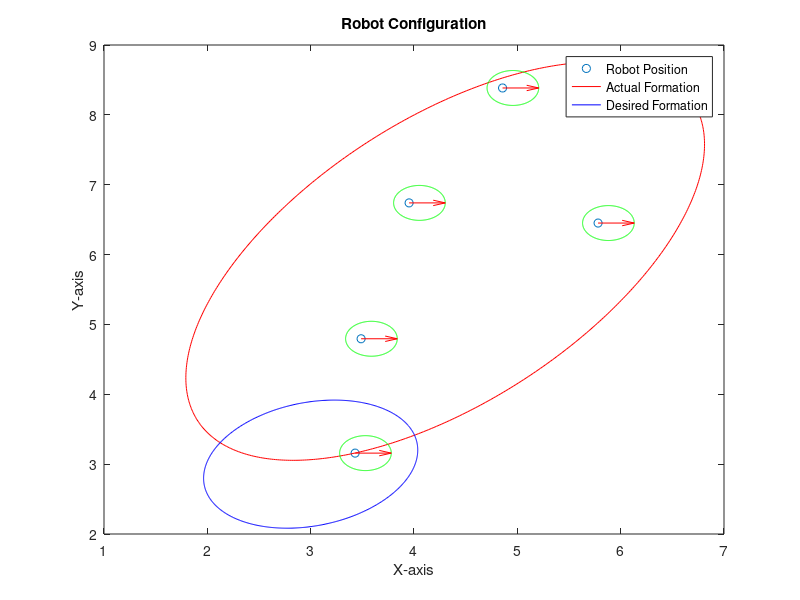
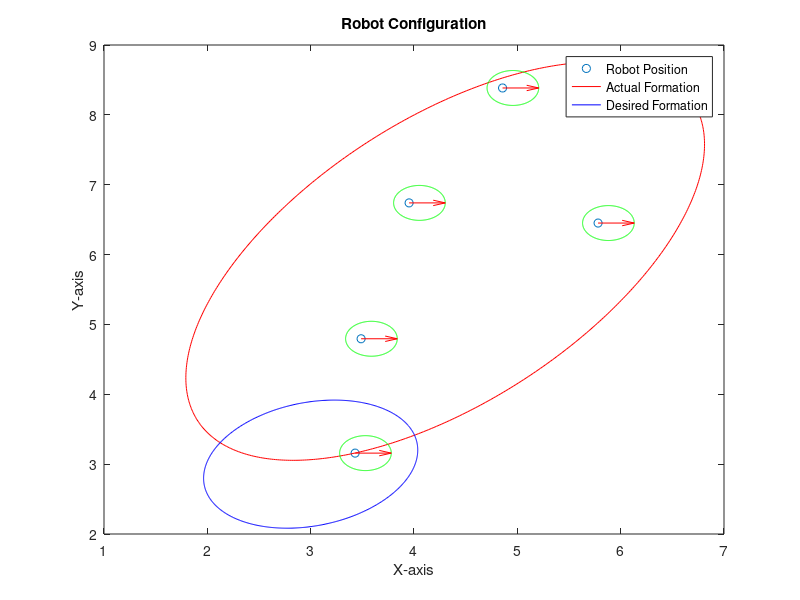

Write MATLAB code to recreate these figures, in order. (Note: this script raises an error after producing the figures.)
function robotSwarmFormation()
% Constants 
global N dT  KU_COEFF KS1_COEFF KS2_COEFF KT_COEFF

N = 5;         % number of bots
dT = .01;     % timestep length (position is updated each step)

% Control gains - This is taken from the 2004 paper. These are the gains
% for the individual abstract state variable used in the simulation of the
% paper
KU_COEFF = [2 0; 0 2];
KS2_COEFF = 2;
KT_COEFF = 2;

% Counter to accumulate the values of the data after each time interval
PLOT_COUNTER = 1;


%%%%%%%%%%%%%
% Main loop %
%%%%%%%%%%%%%
outpath = pwd;
% outputVideo = VideoWriter(fullfile(outpath,'SimulationVideo.mp4'),'MPEG-4');
% open(outputVideo);

% Place the robot swarm in the space 
bots = distributeBots(N);

% Time and posPlot to accumulate values
Time(1) = 0;
KS1_COEFF = 2; 
posPlot(N,1) = struct;

for i=1:N
    posPlot(i).qx(1) = bots(i).q(1) ;
    posPlot(i).qy(1) = bots(i).q(2) ;
    posPlot(i).uStarX(1) = 0 ;
    posPlot(i).uStarY(1) = 0 ;
    posPlot(i).uCapX(1) = bots(i).u(1) ;
    posPlot(i).uCapY(1) = bots(i).u(2) ;
end

PLOT_COUNTER = PLOT_COUNTER + 1;

%Initialize the abstract space 
uCentroid = [0 0].';
theta = 0;
s1 = 0;
s2 = 0;

%Initialize the matrices to calculate shape variables
E1 = [0 1; 1 0];
E2 = [1 0; 0 -1];
E3 = [0 -1; 1 0];


%Initializing the desired position variables 
uCentroidD = [3 ; 3];
s1D = 0.25;
s2D = 0.15;
thetaD = 0.9 ;

%Distance between bots - Taken from simulation of the current research
%paper
botRadius = 0.15;
botAxleLength = 0.1;
safeDist = 0.1 ;
sepDist = 2*(botRadius + botAxleLength) + safeDist;

%Initialize the configuration
[uCentroid,theta,s1,s2] = abstractSpace(bots);

figure;
drawElipseBoundary(bots,uCentroid,theta,s1,s2,uCentroidD,thetaD,s1D,s2D,botRadius, botAxleLength);
%Create a figure handle which we like to capture as a movie 
figure;
% F = getframe(gcf);

%Initial position of the robots with the elipse
drawElipseBoundary(bots,uCentroid,theta,s1,s2,uCentroidD,thetaD,s1D,s2D,botRadius, botAxleLength);
% writeVideo(outputVideo,getframe(gcf));

%Initialize plot variables
uPlotx(1) = uCentroidD(1) - uCentroid(1) ;
uPloty(1) = uCentroidD(1) - uCentroid(2) ;
thetaPlot(1) = thetaD - theta ;
s1Plot(1) = s1D - s1;
s2Plot(1) = s2D - s2;

% This variable represents the complete state of the system
xPlot(1) = norm([uPlotx(1) ; uPloty(1) ; thetaPlot(1) ; s1Plot(1) ; s2Plot(1)],2);

% step counter for every intervals of time
stepCounter = 0;
keepLooping = true;

%Values to contain the final velocity calculated from the convex
%optimization problem
uxMax = [0.1 ; 0.1];
kVel = [0 ; 0];
nVel = 0;

%Values to contain the min energy control law velocity. This is in
%accordance with the paper where the min energy control law velocity is
%having magnitude maximum of 0.05.
uxMaxCtrlLaw = 0.05;

conditionFailure = 0 ;

while (true == keepLooping && (350*1/dT >= stepCounter))
    
    % Calculating the abstract state variables
    [uCentroid,theta,s1,s2] = abstractSpace(bots);
    
    R = [cos(theta) -sin(theta); sin(theta) cos(theta)];
    H1 = eye(2) + R^2*E2;
    H2 = eye(2) - R^2*E2;
    H3 = R^2*E1 ;
    g = [[R uCentroid];0 0 1];
    
    %Check if the desired formation has been reached
    if(isequal(round((uCentroidD(1) - uCentroid(1)),3),0) && isequal(round((uCentroidD(2) - uCentroid(2)),3),0) && isequal(round((s1D-s1),3),0) && isequal(round((s2D-s2),3),0) && isequal(round((thetaD-theta),4),0))
        break;
    end
    
    %Calculate the error gains for each of the output
    dCentroid = KU_COEFF*(uCentroidD - uCentroid);
    dTheta = KT_COEFF*(thetaD - theta);
    dS1 = KS1_COEFF*(s1D - s1);
    dS2 = KS2_COEFF*(s2D - s2);
    
    for robotInd1=1:N
        position = bots(robotInd1).q.'; % Current position of the robot
        %Calculation of velocity using min energy control law
        velocity = dCentroid + ((s1-s2)*H3*(position - uCentroid)*dTheta / (s1+s2))....
            + (H1*(position - uCentroid)*dS1 / 4*s1) + (H2*(position - uCentroid)*dS2/4*s2);
        % ui*
        
        %Scaling the values of the min energy ctrl velocity to 0.05ms-1
        nVelCtrlLaw = max(1,norm(velocity,2)/uxMaxCtrlLaw);
        
        velocity = velocity / nVelCtrlLaw ;
        
        % Converting u to v using R and also position w.r.t moving frame
        movPosition = R.'*(position - uCentroid); %pi
        movVelocity = R.'*velocity; %vi*
        
        %Inequality constraint for asymptotic convergence
        % stateTilde is the error of the state
        stateTilde = [uCentroidD - uCentroid;thetaD-theta;s1D-s1;s2D-s2];
        
        % Gamma is the transformation matrix from moving frame to abstract
        % space
        Gamma = [g zeros(3,2);zeros(2,3) eye(2)];
        
        % 5 by 1 matrix used in the monotonic convergence criterian
        val = [eye(2);(1/s1-s2)*movPosition.'*E1;movPosition.'*(eye(2)+E2);movPosition.'*(eye(2)-E2)];
        
        %Gain Matrix - 5*5 matrix
        GainMat = [KU_COEFF(1,:) 0 0 0; KU_COEFF(2,:) 0 0 0; 0 0 KT_COEFF 0 0; 0 0 0 KS1_COEFF 0; 0 0 0 0 KS2_COEFF];
        
        Acondition1 = stateTilde.'*GainMat*Gamma*val;
        
        %Inequality constraint to saturate the maximum velocity of the robot
        % calculated using convex optimization to max of 0.1ms-1
        % u = Rv
        Acondition2 = [1 0] * R ;
        Acondition3 = [0 1] * R;
        
        AMatCondition =[-Acondition1 ; Acondition2 ; Acondition3];
        BMatCondition = [0; 0.1; 0.1];
        
        %Check for conditions when the robots are within collision distance.
        %This is when the ccollision avoidance constrained is applied for the
        %robots
        for robotInd2=1:N
            % calculate the position of each robot and compare against
            % current
            if(robotInd2 ~= robotInd1)
                bot1Position = R.'*(bots(robotInd1).qN.' - uCentroid); %p1
                bot2Position = R.'*(bots(robotInd2).qN.' - uCentroid); %p2 - Old
                                
                bot2Velocity = R.'*(bots(robotInd2).uN.');%v2 - New
                %the calculated delta value
                delta = norm(bot2Position - bot1Position, 2);
                
                if(delta <= sepDist)
                    % Condition for the collision avoidance
                    Acondition4 = (bot1Position - bot2Position).';
                    Bcondition4 = ((bot1Position - bot2Position).'*bot2Velocity);
                    AMatCondition = [AMatCondition ; -Acondition4];
                    BMatCondition =  [BMatCondition ; -Bcondition4];
                end
            end
        end
        
        % Solving for optimal velocity based on previous condition
        opts1 = optimset('display','off');
        velocityCap = lsqlin(sqrt(2)*eye(2),sqrt(2)*movVelocity,AMatCondition,BMatCondition,[],[],[],[],[],opts1); %vicap
        
        % There are instances in which the lsqlin function fails. This is a
        % check for the failure to debug the system
        if(round(AMatCondition*velocityCap,3) > round(BMatCondition,3))
            AMatCondition*velocityCap - BMatCondition
            conditionFailure = conditionFailure + 1;
        end
        
        % velocity with respect to the world frame
        velWorldFrame = R*velocityCap ; %uicap
        
        %As per the paper we will contain the velocity at max cap velocity
        %for the robot
        kVel(1) = max(1, abs(velWorldFrame(1))/uxMax(1));
        kVel(2) = max(1, abs(velWorldFrame(2))/uxMax(2));
        
        nVel = max(kVel(1),kVel(2));
        
        velWorldFrame = velWorldFrame / nVel ;
        
        % Update the position of the robot based on Euler method for simulation
        % Modelling the position based on the differential drive robot
        % model
        updateDifferentialDrivePos(velWorldFrame, botAxleLength, robotInd1);
        
        bots(robotInd1).uStar = velocity.' ; %ui*
    end
    
    %Update each of the robot position
    for robotInd1=1:N
        
        %Update the position and velocity variables of the robots
        bots(robotInd1).q = bots(robotInd1).qN ;
        bots(robotInd1).u = bots(robotInd1).uN;
        bots(robotInd1).tr = bots(robotInd1).trN ;
        
        % Accumulate the plot variables
        % Position of robots
        posPlot(robotInd1).qx(PLOT_COUNTER) = bots(robotInd1).q(1);
        posPlot(robotInd1).qy(PLOT_COUNTER) = bots(robotInd1).q(2);
        % Minimum energy control velocity
        posPlot(robotInd1).uStarX(PLOT_COUNTER) = bots(robotInd1).uStar(1);
        posPlot(robotInd1).uStarY(PLOT_COUNTER) = bots(robotInd1).uStar(2);
        % Control velocity input based on convex optimization
        posPlot(robotInd1).uCapX(PLOT_COUNTER) = bots(robotInd1).u(1);
        posPlot(robotInd1).uCapY(PLOT_COUNTER) = bots(robotInd1).u(2);
        
    end
    
    stepCounter = stepCounter+1;
    
    %Accumulate the data values for the plot
    Time(PLOT_COUNTER) = (Time(1) + dT*stepCounter);
    uPlotx(PLOT_COUNTER) = (uCentroidD(1) - uCentroid(1)) ;
    uPloty(PLOT_COUNTER) = (uCentroidD(2) - uCentroid(2)) ;
    thetaPlot(PLOT_COUNTER) = (thetaD - theta) ;
    s1Plot(PLOT_COUNTER) = (s1D-s1);
    s2Plot(PLOT_COUNTER) = (s2D - s2);
    xPlot(PLOT_COUNTER) = norm([uPlotx(PLOT_COUNTER) ; uPloty(PLOT_COUNTER) ; thetaPlot(PLOT_COUNTER) ; s1Plot(PLOT_COUNTER) ; s2Plot(PLOT_COUNTER)],2);
    
    PLOT_COUNTER = PLOT_COUNTER+1;
    
    if(0 == isnan(s1) && 0 == isnan(s2) )
        s1 , s2, uCentroid, theta
    end
    
    if(mod(stepCounter,20) == 0)
        drawElipseBoundary(bots,uCentroid,theta,s1,s2,uCentroidD,thetaD,s1D,s2D,botRadius, botAxleLength); 
%         writeVideo(outputVideo,getframe(gcf));
    end

end

%Generate the data for difference in bot position
l=1;
for j=1:N
    for k=(j+1):N
        for plotCount=1:PLOT_COUNTER-1
            tempMatVal = [posPlot(j).qx(plotCount) - posPlot(k).qx(plotCount) ; posPlot(j).qy(plotCount) - posPlot(k).qy(plotCount)];
            posDiffPlot(l).q(plotCount) = norm(tempMatVal,2);
            
        end
        l = l+1;
    end
end

%Generate the data for the velocity plot
for j=1:N
    for plotCount=1:PLOT_COUNTER-1
    velStarPlot(j).u(plotCount) = norm([posPlot(j).uStarX(plotCount) posPlot(j).uStarY(plotCount)],2);
    velCapPlot(j).u(plotCount) = norm([posPlot(j).uCapX(plotCount) posPlot(j).uCapY(plotCount)],2);
    end
end

% Draw the final elipse position
drawElipseBoundary(bots,uCentroid,theta,s1,s2,uCentroidD,thetaD,s1D,s2D,botRadius, botAxleLength);
% writeVideo(outputVideo,getframe(gcf));

% close(ouVtputVideo);

%We start Plotting our parameters here
% Plot of the error in the state variables
figure ;

plot1 = plot(Time,xPlot,Time, abs(uPlotx),'--',Time, abs(uPloty),'--',Time, abs(thetaPlot),'--', Time, abs(s1Plot), '--',Time, abs(s2Plot), '--','linewidth', 0.7);
plot1(1).LineWidth = 1;
plot1(1).Color = 'black';
xlabel('Time(s)');
ylabel('Magnitude');
legend('||x||','||x_1||','||x_2||','||x_3||','||x_4||','||x_5||');
title('convergencePlot');
hold on;


figure ;
plot(Time,2*(botRadius + botAxleLength)*ones(size(Time)),'--','Color','black');
hold on;
for i=1:l-1
    plot(Time,posDiffPlot(i).q);
    hold on;
end
xlabel('Time(s)');
ylabel('||q_i-q_j||(m)');
title('RobotPositionComparison');

hold on;

figure ;
plot(Time, velStarPlot(1).u,'--', Time, velCapPlot(1).u,'linewidth',1);
xlabel('Time(s)');
ylabel('Magnitude(m/s)');
title('VelocityPlot');
legend('||u_i^{*}||','||u_i^{\^}||');
hold on;

figure;
drawElipseBoundary(bots,uCentroid,theta,s1,s2,uCentroidD,thetaD,s1D,s2D,botRadius,botAxleLength);

%%%%%%%%%%%%%%%%%%%%%%%%%%%%%%%%%%%%%%%%%%%%%%%%%%%%%%%%%%%%%%%%%%%%%%%%%%%
% Bot initialization                                                      % 
% Description - This function distributes the robots in Euclidean space as%
% a normal distribution. The separation between each robot should be      %
% greater than the initial configuration                                  %
%%%%%%%%%%%%%%%%%%%%%%%%%%%%%%%%%%%%%%%%%%%%%%%%%%%%%%%%%%%%%%%%%%%%%%%%%%%
    function bots = distributeBots(N)
        
        %Structure variables: 
        %q - holds the position w.r.t the world frame
        %u - Velocity w.r.t the world frame
        %qN - Holds the new position of the robots that has to be updated
        bots(N,1) = struct('q',[0; 0],'u',[0; 0].','qN',[0 ; 0],'uN',[0 ; 0],'uStar',[0 ; 0],'tr',0,'trN',0);
        
        
        % Choosing Random distribution of the robots where the robots are
        % separated at a distance greater thatn the safe separation distance
        % between each of them. We choose
        % an arbitrary value of the mean and the standard deviation
        
        randLoop = true;
        while(randLoop)
            counter = 0;
            % Standard deviation is equal to robot count / 4
            A = normrnd(5,max(1,N/4),[2,N]);
            
            for robotInd1=1:N
                for robotInd2=1:N
                    if(robotInd1 ~= robotInd2)
                        if(norm((A(:,robotInd1) - A(:,robotInd2)),2) < 0.6)
                            counter = counter+1;
                        end
                    end
                end
            end
            
            if(counter == 0)
                %Print the position of the robots
                A
                randLoop = false;
            end
        end
        
        for robotInd=1:N
            % place agent, Initializing all states of the robots
            bots(robotInd).q = A(1:2,robotInd).';
            bots(robotInd).qN = A(1:2,robotInd).';
            bots(robotInd).u = [0 0];
            bots(robotInd).uN = [0 0];
            bots(robotInd).uStar = [0 0];
            bots(robotInd).tr = 0 ;
            bots(robotInd).trN = 0 ;
        end
    end

%%%%%%%%%%%%%%%%%%%%%%%%%%%%%%%%%%%%%%%%%%%%%%%%%%%%%%%%%%%%%%%%%%%%%%%%%%%
% Name - Abstract Space                                                   % 
% Description - Computes the abstract state variables of the formation    %
%%%%%%%%%%%%%%%%%%%%%%%%%%%%%%%%%%%%%%%%%%%%%%%%%%%%%%%%%%%%%%%%%%%%%%%%%%%
    function [aCentroid,aTheta,aS1,aS2] = abstractSpace(bots)
        E1 = [0 1; 1 0];
        E2 = [1 0; 0 -1];
        E3 = [0 -1; 1 0];
        
        tThetaY = 0;
        tThetaX = 0;
        tS1 = 0;
        tS2 = 0;
        tempCentroid = 0;
        
        %Calculate Centroid
        for robotInd =1:N
            position = bots(robotInd).q.';
            tempCentroid = tempCentroid + position ;
        end
        aCentroid = 1/N * tempCentroid ;
        
        %Calculate Orientation
        for robotInd = 1:N
            position = bots(robotInd).q.';
            tThetaY = tThetaY + (position - aCentroid).'*E1*(position - aCentroid);
            tThetaX = tThetaX + (position - aCentroid).'*E2*(position - aCentroid);
        end
            aTheta = atan2(tThetaY , tThetaX)/2 ;
            R = [cos(theta) -sin(theta); sin(theta) cos(theta)];
            H1 = eye(2) + R^2*E2;
            H2 = eye(2) - R^2*E2;
            H3 = R^2*E1 ;
        
        for robotInd=1:N
            position = bots(robotInd).q.';
            tS1 = tS1 + ((position - aCentroid).'*H1*(position - aCentroid)) ;
            tS2 = tS2 + ((position - aCentroid).'*H2*(position - aCentroid)) ;
        end
        
        aS1 = tS1 / (2*(N-1)) ;
        aS2 = tS2 / (2*(N-1)) ;

    end

%%%%%%%%%%%%%%%%%%%%%%%%%%%%%%%%%%%%%%%%%%%%%%%%%%%%%%%%%%%%%%%%%%%%%%%%%%%
% Name - drawElipseBoundary                                               % 
% Description - Draw elipse boundary around the robot formation and the   % 
% final desired positon                                                   %
%%%%%%%%%%%%%%%%%%%%%%%%%%%%%%%%%%%%%%%%%%%%%%%%%%%%%%%%%%%%%%%%%%%%%%%%%%%
    function drawElipseBoundary(aBots, aCentroid , aTheta, aS1, aS2 , aCentroidD, aThetaD, aS1D, aS2D, botRadius,botAxleLength)
        % Plot the robot positions and the ellipsoid
        X = [];
        t=0:0.01:2*pi;
        
        for robotInd=1:N
            X = [X [aBots(robotInd).q(1);aBots(robotInd).q(2)]];
        end
        
        if aS1>aS2
            % Multiply [acos(t); bsin(t)] by R. Taking confidence parameter as 1
            x1 = aCentroid(1) + sqrt(9.2103*aS1)*cos(t)*cos(aTheta) - sqrt(2*aS2)*sin(t)*sin(aTheta);
            y1 = aCentroid(2) + sqrt(9.2103*aS2)*sin(t)*cos(aTheta) + sqrt(2*aS1)*cos(t)*sin(aTheta);
        else
            % Multiply [acos(t); bsin(t)] by R. Taking confidence parameter as 1
            x1 = aCentroid(1) + sqrt(9.2103*aS2)*cos(t)*cos(aTheta) - sqrt(2*aS1)*sin(t)*sin(aTheta);
            y1 = aCentroid(2) + sqrt(9.2103*aS1)*sin(t)*cos(aTheta) + sqrt(2*aS2)*cos(t)*sin(aTheta);
        end
        
        %Plot the desired elipse position
                
        if aS1D>aS2D
            % Multiply [acos(t); bsin(t)] by R. Taking confidence parameter as 1
            x2 = aCentroidD(1) + sqrt(9.2103*aS1D)*cos(t)*cos(aThetaD) - sqrt(2*aS2D)*sin(t)*sin(aThetaD);
            y2 = aCentroidD(2) + sqrt(9.2103*aS2D)*sin(t)*cos(aThetaD) + sqrt(2*aS1D)*cos(t)*sin(aThetaD);
        else
            % Multiply [acos(t); bsin(t)] by R. Taking confidence parameter as 1
            x2 = aCentroidD(1) + sqrt(9.2103*aS2D)*cos(t)*cos(aThetaD) - sqrt(2*aS1D)*sin(t)*sin(aThetaD);
            y2 = aCentroidD(2) + sqrt(9.2103*aS1D)*sin(t)*cos(aThetaD) + sqrt(2*aS2D)*cos(t)*sin(aThetaD);
        end
        
%         labels = {'1','2','3','4','5','6','7','8','9','10'};
        plot(X(1,:),X(2,:),'o');
%         text(X(1,:),X(2,:),labels,'VerticalAlignment','bottom','HorizontalAlignment','right');
        title('Robot Configuration')
        xlabel('X-axis')
        ylabel('Y-axis')
        hold on
        plot(x1,y1,'r',x2,y2,'b');
        for robotInd=1:N                    
            botCenter = aBots(robotInd).q;
            botOrientation = aBots(robotInd).tr;
            rotMat = [cos(botOrientation) -sin(botOrientation);sin(botOrientation) cos(botOrientation)];
%             rotMat = [cos(botOrientation) sin(botOrientation) botRadius*cos(botOrientation); -sin(botOrientation) cos(botOrientation) botRadius*sin(botOrientation); 0 0 1];
            lineEnd = botCenter + [(botRadius+botAxleLength)*cos(botOrientation) (botRadius+botAxleLength)*sin(botOrientation)];
%             lineEnd = lineEnd(1:2,1).';
            % Defining circles around each robot
            x = aBots(robotInd).q(1)+ botAxleLength*cos(botOrientation) + (botRadius+botAxleLength)*cos(t);
            y = aBots(robotInd).q(2)+ botAxleLength*sin(botOrientation) + (botRadius+botAxleLength)*sin(t);
            plot(x,y,'g');
            quiver(botCenter(1,1),botCenter(1,2),lineEnd(1,1)+botAxleLength*cos(botOrientation) - botCenter(1,1), lineEnd(1,2)+botAxleLength*sin(botOrientation) - botCenter(1,2),0,'Color','red');           
            
        end
        legend('Robot Position','Actual Formation','Desired Formation');
        hold off
    end

    function updateDifferentialDrivePos(velWorldFrame, axleLength, robotInd)
        linVel = 0 ;
        angVel = 0 ;
        
        botOrientation = bots(robotInd).tr ; %New Orientation
        rotMat = [cos(botOrientation) sin(botOrientation) ; -sin(botOrientation)/axleLength cos(botOrientation)/axleLength];
        
        velMat = rotMat*velWorldFrame ;
        
        linVel = velMat(1);
        angVel = velMat(2);
        
        %Update the kinematic position of the robots. We use the same model
        %that is used in the robotic simulator toolbox to update the
        %position
        dx = dT * linVel * cos(botOrientation);
        dy = dT * linVel * sin(botOrientation);
        
        dtr = dT * angVel ;
        
        %Update the new positions and new velocities to which the robots
        %have to move and the new orientation of the robots
        bots(robotInd).qN(1)  = bots(robotInd).q(1) + dx ;
        bots(robotInd).qN(2) = bots(robotInd).q(2) + dy;
        
        bots(robotInd).uN = velWorldFrame.'; 
        
        bots(robotInd).trN = bots(robotInd).tr + dtr ;
    end

end